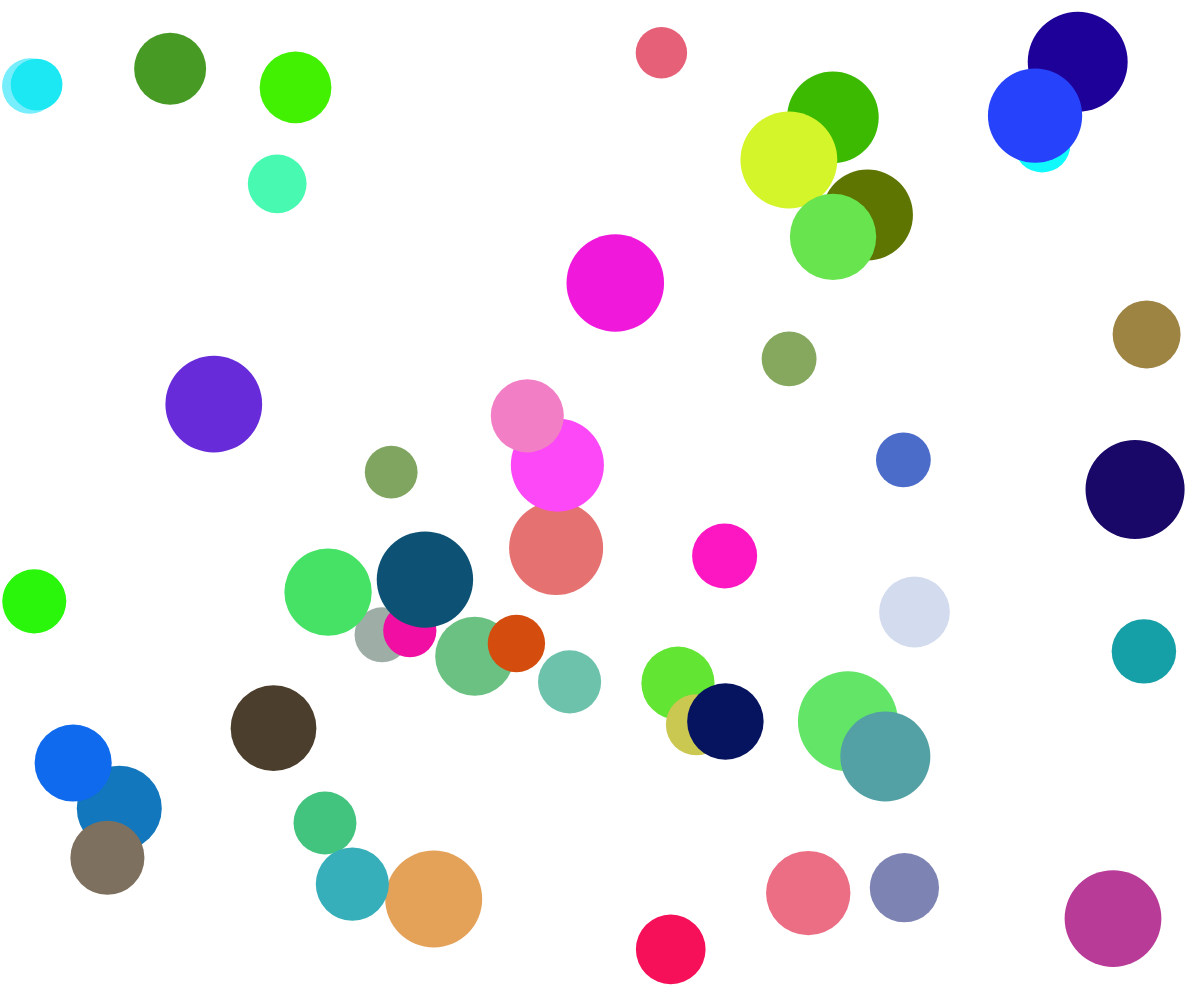
Frame 1 (no input)
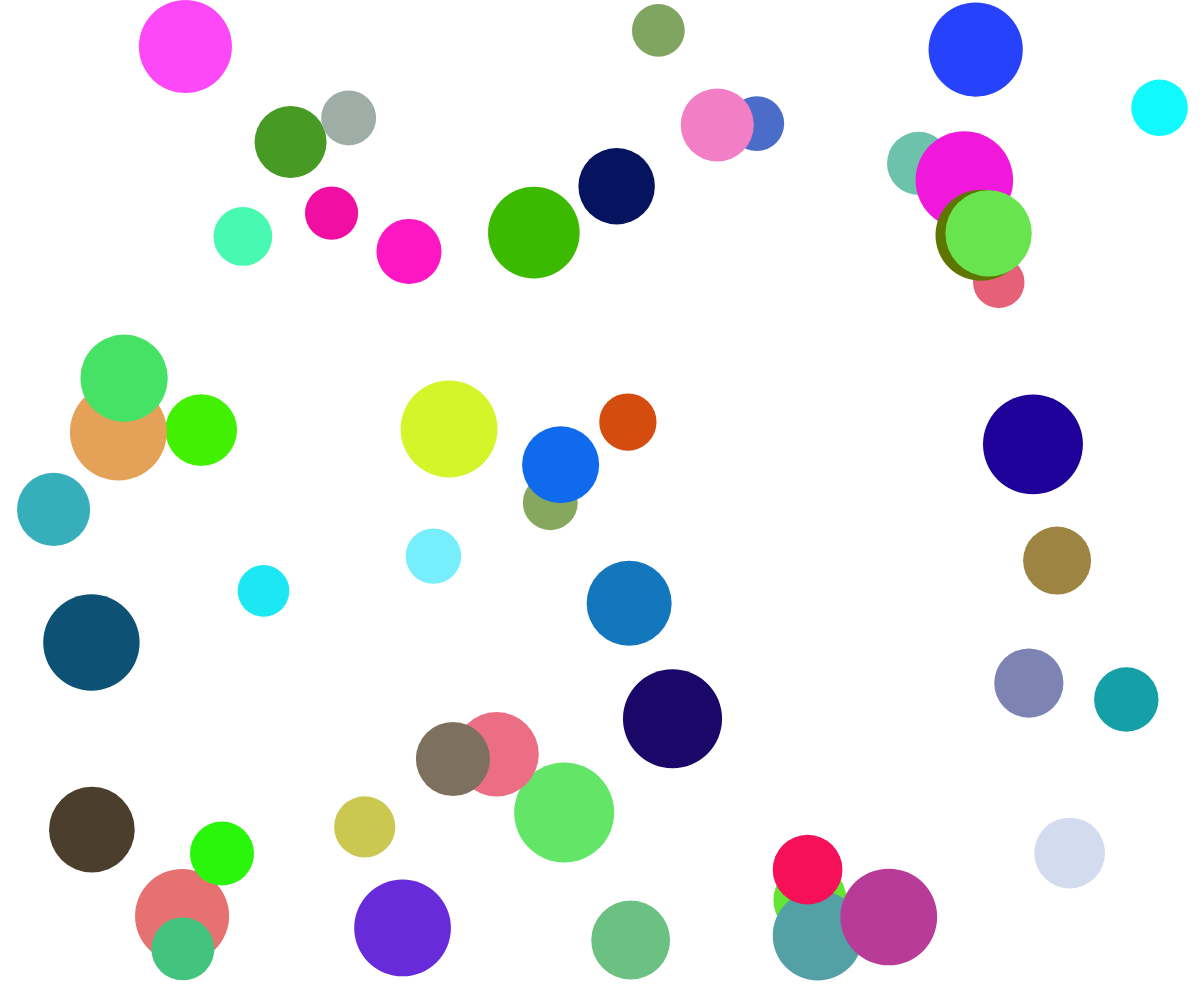
Frame 60 (no input)
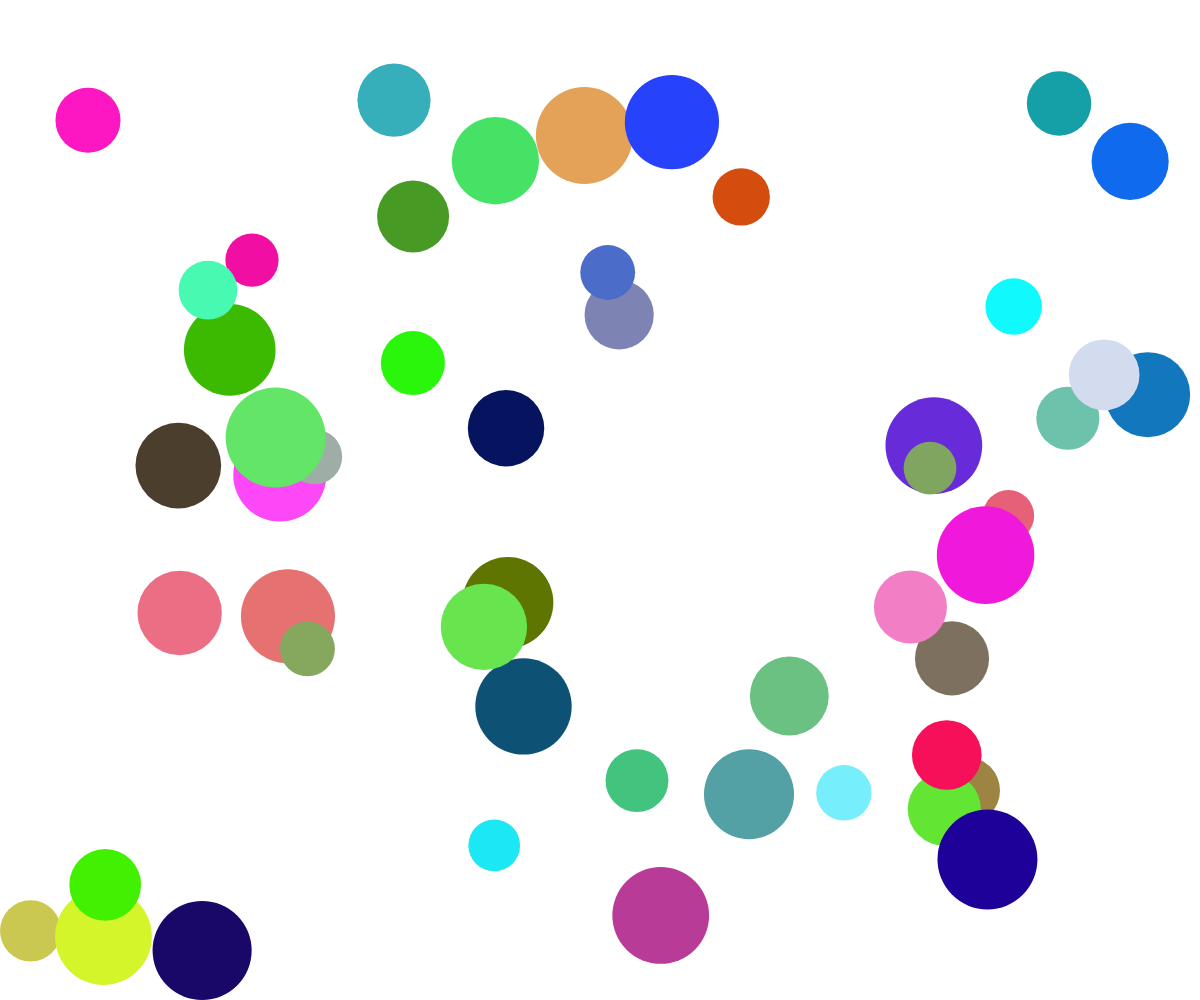
Frame 120 (the mouse pressed at the canvas centre since frame 60)

The p5.js sketch that drew these frames (run headless with seeded random() and noise() and a simulated clock; from frame 60 on, the mouse is pressed at the canvas centre):

// p5.js sketch
// ── sketch.js
/*
	Particle Burst!
*/ 

var ballGroup;

function setup(){
	createCanvas(windowWidth, windowHeight);
	ballGroup = new ParticleGroup(50);
}

function draw() {
	background(255);
	ballGroup.draw();
	ballGroup.update();
}


// ── particle-group.js
// ParticleGroup constructor
function ParticleGroup(size) {
	this.group = [];
	this.maxSize = size;
	for (var i = 0; i < this.maxSize; i = i + 1) {
		var radius = random(25, 50);
		var xCenter = random(radius, width - radius);
		var yCenter = random(radius, height - radius);
		var xVelocity = random(-10, 10);
		var yVelocity = random(-10, 10);
		var r = random(0, 255);
		var g = random(0, 255);
		var b = random(0, 255);
		var ball = new Particle(xCenter, yCenter, radius, xVelocity, yVelocity, r, g, b);
		this.group.push(ball);
	}
}

// Update position of each particle in group
ParticleGroup.prototype.update = function () {
	for (var i = 0; i < this.maxSize; i = i + 1){
		this.group[i].update();
	}
};

// Draw each particle in group
ParticleGroup.prototype.draw = function () {
	for (var i = 0; i < this.maxSize; i = i + 1) {
		this.group[i].draw();
	}
};

// ── particle.js
// Particle constructor - defines the Particle object and any of its variables 
function Particle (xCenter, yCenter, radius, xVelocity, yVelocity, r, g, b) {
	// Position
	this.xCenter = xCenter;
	this.yCenter = yCenter;
	// Size
	this.radius = radius;
	// Speed
	this.xVelocity = xVelocity;
	this.yVelocity = yVelocity;
	// Color
	this.r = r;
	this.g = g;
	this.b = b;
}

// Update position of each particle and check for wall collisions
Particle.prototype.update = function () {
	// Update particle position using velocity
	this.xCenter = this.xCenter + this.xVelocity;
	this.yCenter = this.yCenter + this.yVelocity;
	// Bouncing Logic!
	// Left wall
	if (this.xCenter <= this.radius) {
		this.xCenter = this.radius;
		this.xVelocity = this.xVelocity * -1;
	}
	// Right wall
	if (this.xCenter > width - this.radius) {
		this.xCenter = width - this.radius;
		this.xVelocity = this.xVelocity * -1;
	}
	// Top wall
	if (this.yCenter < this.radius) {
		this.yCenter = this.radius;
		this.yVelocity = this.yVelocity * -1;
	}
	// Bottom wall
	if (this.yCenter > height - this.radius) {
		this.yCenter = height -this.radius;
		this.yVelocity = this.yVelocity * -1;
	}
};

// Draw the particle
Particle.prototype.draw = function () {
	fill(this.r, this.g, this.b);
	noStroke();
	ellipse(this.xCenter, this.yCenter, this.radius * 2, this.radius * 2);
};
